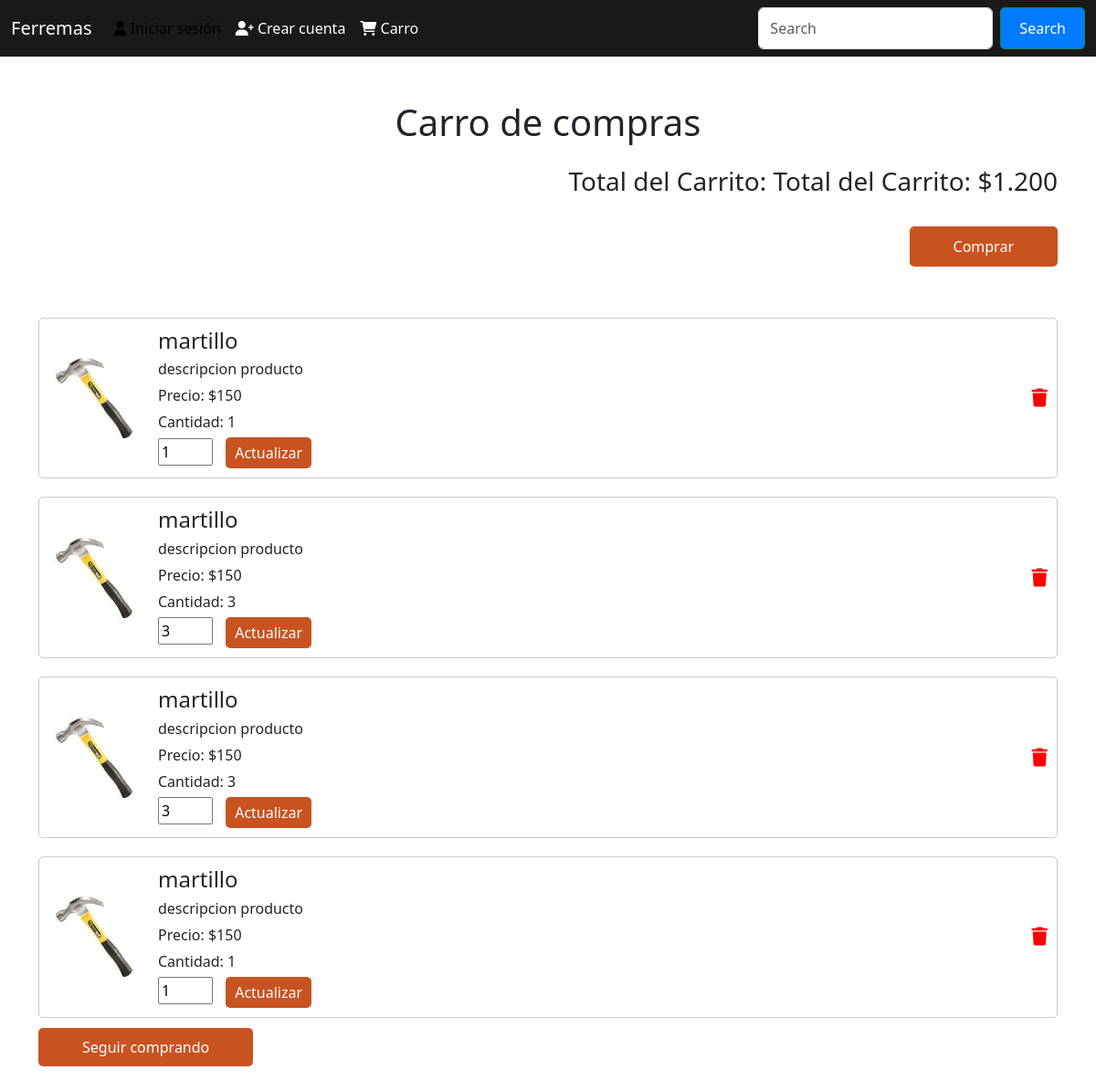
Before: /carro_compra/ (signed in) with the older database file.
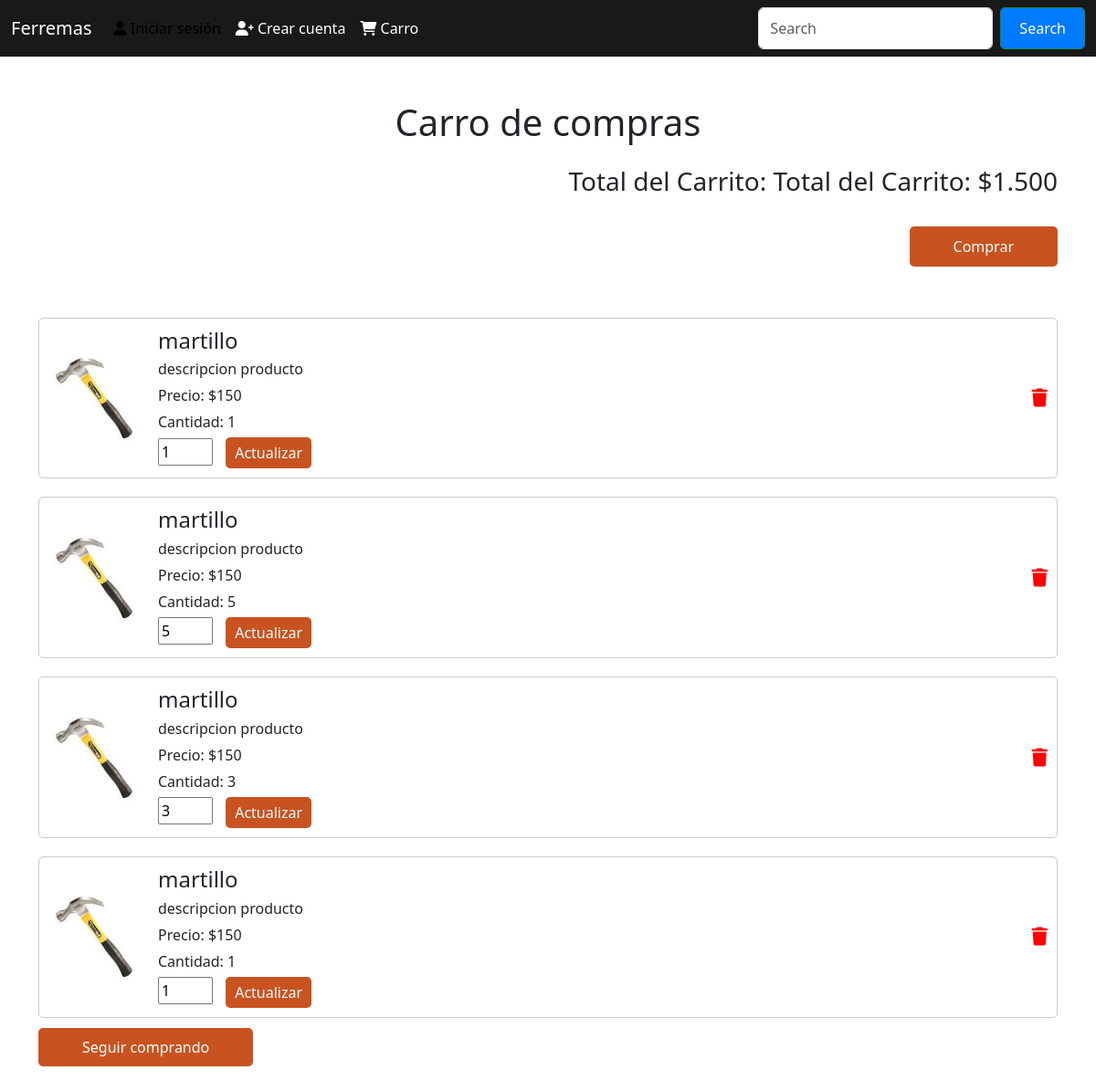
After: the same page with the newer database file.
### store/models.py (models this page shows, shortened)
class ElementoCarrito(models.Model):
    carrito = models.ForeignKey(Carrito, on_delete=models.CASCADE)
    producto = models.ForeignKey(Producto, on_delete=models.CASCADE)
    cantidad = models.PositiveIntegerField(default=1)

class Producto(models.Model):
    nombre_producto = models.CharField(max_length = 50)
    descripcion_producto = models.TextField()
    precio_producto = models.IntegerField()
    cantidad_producto = models.IntegerField(default=0)
    creacion_producto = models.DateTimeField(auto_now_add=True)
    imagen_producto = models.ImageField(upload_to='producto/', null=True, blank=True)
    id_categoria = models.ForeignKey(Categorias,on_delete=models.CASCADE, default=0)#Sin categoria

### store/views.py (the view, shortened to what this page needs)
# urls.py: path('carro_compra/', views.carro_compra, name='carro_compra'),
@login_required
def carro_compra(request):
    carrito = get_object_or_404(Carrito, usuario=request.user)
    elementos = ElementoCarrito.objects.filter(carrito=carrito)
    total_carrito = 0
    for elemento in elementos:
        elemento.total = elemento.producto.precio_producto * elemento.cantidad
        total_carrito += elemento.total
    descuento_aplicado = 0
    total_carrito_con_descuento = total_carrito
    request.session['descuento_aplicado'] = descuento_aplicado
    request.session['total_carrito_con_descuento'] = total_carrito_con_descuento
    return render(request, 'carro_compra.html', {
        'elementos': elementos,
        'total_carrito': total_carrito,
        'total_carrito_con_descuento': total_carrito_con_descuento,
        'descuento_aplicado': descuento_aplicado
    })

### store/templatetags/custom_filters.py (called while the page is built)
@register.filter
def currency(value):
    return f'{value:,.0f}'.replace(',', '.')

### store/templates/carro_compra.html (shortened to what this page needs)
{% load bootstrap5 %}
{% load static %}
{% load custom_filters %}
<!DOCTYPE html>
<html lang="es">
<head>
    {% bootstrap_css %}
    <link rel="stylesheet" href="https://cdnjs.cloudflare.com/ajax/libs/font-awesome/6.0.0-beta3/css/all.min.css">
    <link rel="stylesheet" href="{% static 'css/carro_compra-3.css' %}">
</head>
<body>
     <nav class="navbar navbar-expand-lg">
        <div class="container-fluid">
            <a class="navbar-brand" href="#">
               Ferremas
            </a>
            <div class="collapse navbar-collapse" id="navbarScroll">
                <ul class="navbar-nav me-auto my-2 my-lg-0 navbar-nav-scroll" style="--bs-scroll-height: 100px;">
                    <li class="nav-item">
                        <a class="nav-link active" aria-current="page" href="{% url 'inicio_sesion' %}">
                            <i class="fas fa-user"></i>
                            Iniciar sesión</a>
                    </li>
                    <li class="nav-item">
                        <a class="nav-link" href="{% url 'registro' %}">
                            <i class="fas fa-user-plus"></i>
                            Crear cuenta</a>
                    </li>
                    <li class="nav-item">
                        <a class="nav-link" href="{% url 'home' %}">
                            <i class="fas fa-shopping-cart"></i>
                            Carro </a>
                    </li>
                </ul>
                <form class="d-flex" role="search">
                    <input class="form-control me-2" type="search" placeholder="Search" aria-label="Search" />
                    <button class="btn btn-outline-success" type="submit">Search</button>
                </form>
            </div>
        </div>
    </nav>
    <br><br>
    <div class="container">
        <h1 class="mx-auto text-center">Carro de compras</h1>
        <h3 class="my-4 text-end">
            <span>Total del Carrito: <span>Total del Carrito: ${{ total_carrito|currency }}</span> </span>
        </h3>
        <div class="d-flex">
          <a href="{% url 'metodo_envio' %}" class="btn-comprar ms-auto my-2 px-5">Comprar</a>
      </div>
              <br>
        <br>
        <ul class="carrito-lista">
            {% for elemento in elementos %}
            <li class="carrito-item">
                <img src="{{ elemento.producto.imagen_producto.url }}" class="card-img-top productoIMG" alt="{{ elemento.producto.nombre_producto }}">
                <div class="product-details">
                    <h3>{{ elemento.producto.nombre_producto }}</h3>
                    <p>{{ elemento.producto.descripcion_producto }}</p>
                    <p>Precio: ${{ elemento.producto.precio_producto }}</p>
                    <p>Cantidad: {{ elemento.cantidad }}</p>
                    <form method="post" action="{% url 'modificar_cantidad_carrito' elemento.id %}">
                        <input type="number" id="cantidad" name="cantidad" value="{{ elemento.cantidad }}" min="1" required>
                        <button class="btn " type="submit">Actualizar</button>
                    </form>
                </div>
                <a href="{% url 'eliminar_del_carrito' elemento.id %}" class="eliminar">
                    <i class="fa fa-trash"></i>
                </a>
            </li>
            {% endfor %}
        </ul>
        <a href="/" class="btn-comprar me-auto  px-5 ">Seguir comprando</a> <br><br><br>
    </div>
</body>

Changed rows visible on the page:
changed ElementoCarrito (number 2 of 4 on the later page): cantidad "3" → "5"
Other visible differences:
{{ total_carrito|currency }}: "1.200" → "1.500"
